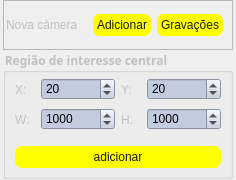
                              <widget class="QFrame" name="box_config_cameras">
                               <property name="maximumSize">
                                <size>
                                 <width>400</width>
                                 <height>16777215</height>
                                </size>
                               </property>
                               <property name="styleSheet">
                                <string notr="true">font: 600 9pt &quot;Segoe UI Variable Small&quot;;</string>
                               </property>
                               <property name="frameShape">
                                <enum>QFrame::NoFrame</enum>
                               </property>
                               <property name="frameShadow">
                                <enum>QFrame::Raised</enum>
                               </property>
                               <layout class="QVBoxLayout" name="verticalLayout_65">
                                <property name="spacing">
                                 <number>0</number>
                                </property>
                                <property name="leftMargin">
                                 <number>3</number>
                                </property>
                                <property name="topMargin">
                                 <number>0</number>
                                </property>
                                <property name="rightMargin">
                                 <number>3</number>
                                </property>
                                <property name="bottomMargin">
                                 <number>1</number>
                                </property>
                                <item>
                                 <widget class="QFrame" name="frame_27">
                                  <property name="maximumSize">
                                   <size>
                                    <width>16777215</width>
                                    <height>50</height>
                                   </size>
                                  </property>
                                  <property name="frameShape">
                                   <enum>QFrame::StyledPanel</enum>
                                  </property>
                                  <property name="frameShadow">
                                   <enum>QFrame::Raised</enum>
                                  </property>
                                  <layout class="QHBoxLayout" name="horizontalLayout_37">
                                   <property name="leftMargin">
                                    <number>0</number>
                                   </property>
                                   <item>
                                    <widget class="QFrame" name="frame_28">
                                     <property name="frameShape">
                                      <enum>QFrame::NoFrame</enum>
                                     </property>
                                     <property name="frameShadow">
                                      <enum>QFrame::Raised</enum>
                                     </property>
                                     <layout class="QHBoxLayout" name="horizontalLayout_38">
                                      <property name="spacing">
                                       <number>3</number>
                                      </property>
                                      <property name="leftMargin">
                                       <number>2</number>
                                      </property>
                                      <item>
                                       <widget class="QLabel" name="label_61">
                                        <property name="toolTip">
                                         <string>&lt;html&gt;&lt;head/&gt;&lt;body&gt;&lt;p&gt;&lt;span style=&quot; color:#1a1a1a;&quot;&gt;Adicionar uma nova câmera&lt;/span&gt;&lt;/p&gt;&lt;/body&gt;&lt;/html&gt;</string>
                                        </property>
                                        <property name="styleSheet">
                                         <string notr="true">color: rgb(192, 192, 192);</string>
                                        </property>
                                        <property name="text">
                                         <string>Nova câmera</string>
                                        </property>
                                       </widget>
                                      </item>
                                     </layout>
                                    </widget>
                                   </item>
                                   <item>
                                    <widget class="QPushButton" name="btn_add_camera">
                                     <property name="cursor">
                                      <cursorShape>PointingHandCursor</cursorShape>
                                     </property>
                                     <property name="styleSheet">
                                      <string notr="true">QPushButton{
	padding: 4px;
	border: none;
	color: rgb(26, 26, 26);
	background-color: rgb(255, 255, 0);
	border-radius: 7px;
}

QPushButton::hover{
	color: rgb(63, 63, 63);
	background-color: rgb(255, 255, 38);
}</string>
                                     </property>
                                     <property name="text">
                                      <string>Adicionar</string>
                                     </property>
                                    </widget>
                                   </item>
                                   <item>
                                    <widget class="QPushButton" name="btn_recordings">
                                     <property name="cursor">
                                      <cursorShape>PointingHandCursor</cursorShape>
                                     </property>
                                     <property name="styleSheet">
                                      <string notr="true">QPushButton{
	padding: 4px;
	border: none;
	color: rgb(26, 26, 26);
	background-color: rgb(255, 255, 0);
	border-radius: 7px;
}

QPushButton::hover{
	color: rgb(63, 63, 63);
	background-color: rgb(255, 255, 38);
}</string>
                                     </property>
                                     <property name="text">
                                      <string>Gravações</string>
                                     </property>
                                    </widget>
                                   </item>
                                  </layout>
                                 </widget>
                                </item>
                                <item>
                                 <widget class="QGroupBox" name="gb_roi">
                                  <property name="sizePolicy">
                                   <sizepolicy hsizetype="Preferred" vsizetype="Preferred">
                                    <horstretch>0</horstretch>
                                    <verstretch>0</verstretch>
                                   </sizepolicy>
                                  </property>
                                  <property name="font">
                                   <font>
                                    <family>Segoe UI Variable Small</family>
                                    <pointsize>9</pointsize>
                                    <italic>false</italic>
                                    <bold>true</bold>
                                    <strikeout>false</strikeout>
                                    <stylestrategy>PreferDefault</stylestrategy>
                                   </font>
                                  </property>
                                  <property name="mouseTracking">
                                   <bool>false</bool>
                                  </property>
                                  <property name="tabletTracking">
                                   <bool>false</bool>
                                  </property>
                                  <property name="focusPolicy">
                                   <enum>Qt::NoFocus</enum>
                                  </property>
                                  <property name="layoutDirection">
                                   <enum>Qt::LeftToRight</enum>
                                  </property>
                                  <property name="styleSheet">
                                   <string notr="true">color: rgb(192, 192, 192);</string>
                                  </property>
                                  <property name="title">
                                   <string>Região de interesse central</string>
                                  </property>
                                  <property name="flat">
                                   <bool>false</bool>
                                  </property>
                                  <layout class="QGridLayout" name="gridLayout_16">
                                   <property name="topMargin">
                                    <number>5</number>
                                   </property>
                                   <property name="bottomMargin">
                                    <number>8</number>
                                   </property>
                                   <item row="0" column="0">
                                    <layout class="QGridLayout" name="gridLayout_11">
                                     <item row="3" column="2">
                                      <widget class="QLabel" name="label_64">
                                       <property name="text">
                                        <string>H:</string>
                                       </property>
                                      </widget>
                                     </item>
                                     <item row="1" column="3">
                                      <widget class="QSpinBox" name="ROI_Y">
                                       <property name="minimumSize">
                                        <size>
                                         <width>0</width>
                                         <height>20</height>
                                        </size>
                                       </property>
                                       <property name="styleSheet">
                                        <string notr="true">color: rgb(0, 0, 0);
margin: 0px 0px 2px 0px;
background-color: rgb(195, 204, 223);
font: 500 9pt &quot;Segoe UI Variable Small&quot;;</string>
                                       </property>
                                       <property name="minimum">
                                        <number>0</number>
                                       </property>
                                       <property name="maximum">
                                        <number>1000</number>
                                       </property>
                                       <property name="value">
                                        <number>20</number>
                                       </property>
                                      </widget>
                                     </item>
                                     <item row="4" column="0" colspan="4">
                                      <widget class="QPushButton" name="add_inter">
                                       <property name="styleSheet">
                                        <string notr="true">QPushButton{
	padding: 4px;
	border: none;
	color: rgb(26, 26, 26);
	background-color: rgb(255, 255, 0);
	border-radius: 7px;
	margin-top: 8px;
}

QPushButton::hover{
	color: rgb(63, 63, 63);
	background-color: rgb(255, 255, 38);
}</string>
                                       </property>
                                       <property name="text">
                                        <string>adicionar</string>
                                       </property>
                                      </widget>
                                     </item>
                                     <item row="1" column="1">
                                      <widget class="QSpinBox" name="ROI_X">
                                       <property name="minimumSize">
                                        <size>
                                         <width>0</width>
                                         <height>20</height>
                                        </size>
                                       </property>
                                       <property name="styleSheet">
                                        <string notr="true">color: rgb(0, 0, 0);
margin: 0px 0px 2px 0px;
background-color: rgb(195, 204, 223);
font: 500 9pt &quot;Segoe UI Variable Small&quot;;</string>
                                       </property>
                                       <property name="minimum">
                                        <number>0</number>
                                       </property>
                                       <property name="maximum">
                                        <number>1000</number>
                                       </property>
                                       <property name="value">
                                        <number>20</number>
                                       </property>
                                      </widget>
                                     </item>
                                     <item row="3" column="1">
                                      <widget class="QSpinBox" name="ROI_W">
                                       <property name="minimumSize">
                                        <size>
                                         <width>0</width>
                                         <height>20</height>
                                        </size>
                                       </property>
                                       <property name="styleSheet">
                                        <string notr="true">color: rgb(0, 0, 0);
margin: 0px 0px 2px 0px;
background-color: rgb(195, 204, 223);
font: 500 9pt &quot;Segoe UI Variable Small&quot;;</string>
                                       </property>
                                       <property name="maximum">
                                        <number>2000</number>
                                       </property>
                                       <property name="value">
                                        <number>1000</number>
                                       </property>
                                      </widget>
                                     </item>
                                     <item row="1" column="0">
                                      <widget class="QLabel" name="label_66">
                                       <property name="maximumSize">
                                        <size>
                                         <width>20</width>
                                         <height>16777215</height>
                                        </size>
                                       </property>
                                       <property name="text">
                                        <string>X:</string>
                                       </property>
                                      </widget>
                                     </item>
                                     <item row="3" column="0">
                                      <widget class="QLabel" name="label_63">
                                       <property name="text">
                                        <string>W:</string>
                                       </property>
                                      </widget>
                                     </item>
                                     <item row="1" column="2">
                                      <widget class="QLabel" name="label_65">
                                       <property name="maximumSize">
                                        <size>
                                         <width>20</width>
                                         <height>16777215</height>
                                        </size>
                                       </property>
                                       <property name="text">
                                        <string>Y:</string>
                                       </property>
                                      </widget>
                                     </item>
                                     <item row="3" column="3">
                                      <widget class="QSpinBox" name="ROI_H">
                                       <property name="minimumSize">
                                        <size>
                                         <width>0</width>
                                         <height>20</height>
                                        </size>
                                       </property>
                                       <property name="styleSheet">
                                        <string notr="true">color: rgb(0, 0, 0);
margin: 0px 0px 2px 0px;
background-color: rgb(195, 204, 223);
font: 500 9pt &quot;Segoe UI Variable Small&quot;;</string>
                                       </property>
                                       <property name="maximum">
                                        <number>2000</number>
                                       </property>
                                       <property name="value">
                                        <number>1000</number>
                                       </property>
                                      </widget>
                                     </item>
                                    </layout>
                                   </item>
                                  </layout>
                                 </widget>
                                </item>
                               </layout>
                              </widget>
